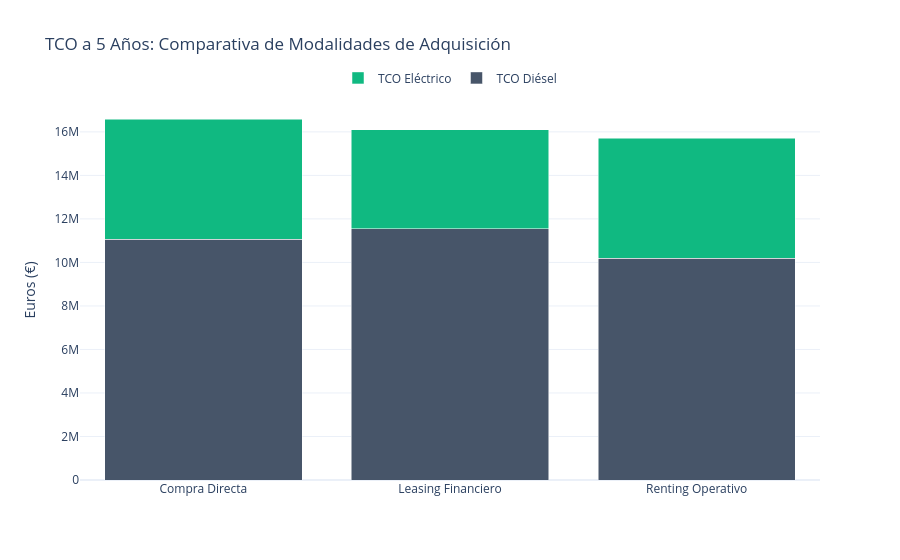
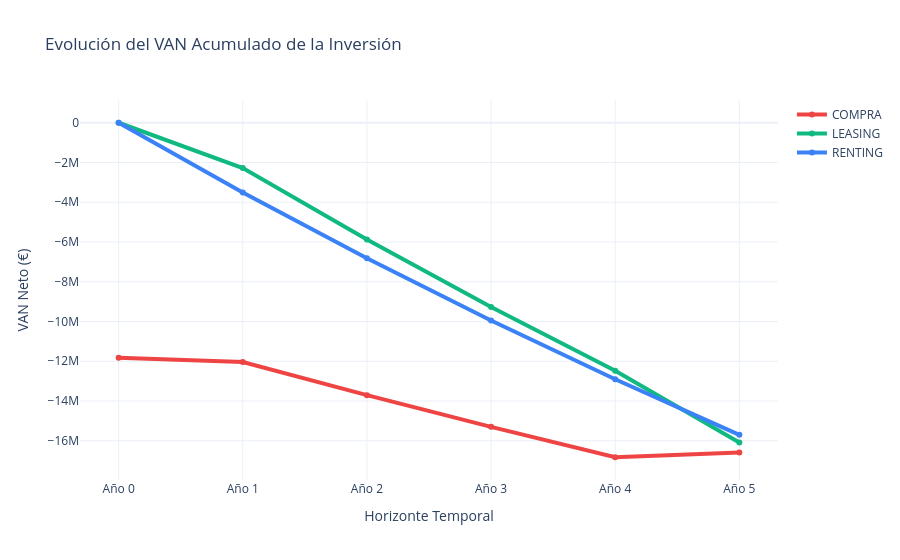

The code cell stored with these charts, in order, in its notebook:
### Markdown cell above
### 2. Análisis Visual de Costes Acumulados

### Code cell
modos = ["compra", "leasing", "renting"]
nombres = ["Compra Directa", "Leasing Financiero", "Renting Operativo"]

y_diesel = [abs(resultados['flota_mixta'][m]['tco_diesel_subtotal']) for m in modos]
y_ev = [abs(resultados['flota_mixta'][m]['tco_ev_subtotal']) for m in modos]

fig = go.Figure(data=[
    go.Bar(name='TCO Diésel', x=nombres, y=y_diesel, marker_color='#475569'),
    go.Bar(name='TCO Eléctrico', x=nombres, y=y_ev, marker_color='#10b981')
])

fig.update_layout(
    barmode='stack', 
    title='TCO a 5 Años: Comparativa de Modalidades de Adquisición',
    yaxis_title='Euros (€)',
    template='plotly_white',
    legend=dict(orientation="h", yanchor="bottom", y=1.02, xanchor="center", x=0.5)
)

fig.show()

# Llamada directa al nuevo método de la clase
fig_evolu = analyzer.plot_van_evolution(n_diesel=N_DIESEL, n_ev=N_EV)
fig_evolu.show()

### Figure 1 — Plotly figure (JSON) as saved in the notebook; plotly's stock layout.template omitted (floating-point values rounded to 4 significant figures)
{"data": [{"marker": {"color": "#475569"}, "name": "TCO Diésel", "type": "bar", "x": ["Compra Directa", "Leasing Financiero", "Renting Operativo"], "y": [11060000.0, 11540000.0, 10200000.0]}, {"marker": {"color": "#10b981"}, "name": "TCO Eléctrico", "type": "bar", "x": ["Compra Directa", "Leasing Financiero", "Renting Operativo"], "y": [5528000.0, 4542000.0, 5503000.0]}], "layout": {"barmode": "stack", "legend": {"orientation": "h", "x": 0.5, "xanchor": "center", "y": 1.02, "yanchor": "bottom"}, "title": {"text": "TCO a 5 Años: Comparativa de Modalidades de Adquisición"}, "yaxis": {"title": {"text": "Euros (€)"}}}}

### Figure 2 — Plotly figure (JSON) as saved in the notebook; plotly's stock layout.template omitted (floating-point values rounded to 4 significant figures)
{"data": [{"line": {"color": "#ef4444", "width": 4}, "mode": "lines+markers", "name": "COMPRA", "type": "scatter", "x": ["Año 0", "Año 1", "Año 2", "Año 3", "Año 4", "Año 5"], "y": [-11820000, -12040000.0, -13700000.0, -15300000.0, -16830000.0, -16590000.0]}, {"line": {"color": "#10b981", "width": 4}, "mode": "lines+markers", "name": "LEASING", "type": "scatter", "x": ["Año 0", "Año 1", "Año 2", "Año 3", "Año 4", "Año 5"], "y": [0, -2281000.0, -5871000.0, -9267000.0, -12480000.0, -16090000.0]}, {"line": {"color": "#3b82f6", "width": 4}, "mode": "lines+markers", "name": "RENTING", "type": "scatter", "x": ["Año 0", "Año 1", "Año 2", "Año 3", "Año 4", "Año 5"], "y": [0, -3507000.0, -6820000.0, -9950000.0, -12910000.0, -15700000.0]}], "layout": {"hovermode": "x unified", "title": {"text": "Evolución del VAN Acumulado de la Inversión"}, "xaxis": {"title": {"text": "Horizonte Temporal"}}, "yaxis": {"title": {"text": "VAN Neto (€)"}}}}
